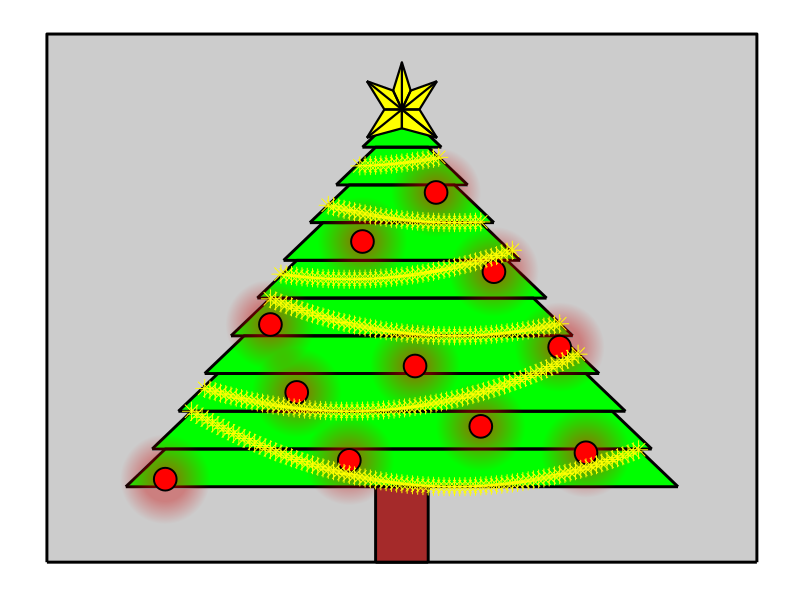

Recreate this plot in R.
library(ggplot2)
library(dplyr)

n <- 10

x <- c()
y <- c()
id <- c()
index <- 1
decoration_radius <- 20
decoration_thick <- 0.01

# CREATING CHRISTMAS TREE COORDS

for(i in 0:(n-1)) {
  x[index] <- -(n-i+0.5)
  x[index + 1] <- -(n-i-1)
  x[index + 2] <- n-i-1
  x[index + 3] <- n-i+0.5
  x[index + 4] <- -(n-i+0.5)
  x[index + 5] <- n-i+0.5
  y[index] <- i-1
  y[index + 1] <- i
  y[index + 2] <- i
  y[index + 3] <- i-1
  y[index + 4] <- i-1
  y[index + 5] <- i-1
  id[index:(index+3)] <- i
  id[(index+4):(index+5)] <- (i+1)*100
  index <- index + 6
}

# CREATING DECORATIONS

x_dec_1 <- seq(-8,9,by = 0.2)
y_dec_1 <- (abs(x_dec_1-2)**2)/50-1
group_1 <- rep(1, length.out = length(x_dec_1))
x_dec_2 <- seq(-7.5,6.7,by = 0.2)
y_dec_2 <- (abs(x_dec_2+2)**2)/50+1
group_2 <- rep(2, length.out = length(x_dec_2))
x_dec_3 <- seq(-5,6,by = 0.2)
y_dec_3 <- (abs(x_dec_3-2)**2)/50+3
group_3 <- rep(3, length.out = length(x_dec_3))
x_dec_4 <- seq(-4.6,4.2,by = 0.2)
y_dec_4 <- (abs(x_dec_4+2)**2)/50+4.5
group_4 <- rep(4, length.out = length(x_dec_4))
x_dec_5 <- seq(-2.8,3,by = 0.2)
y_dec_5 <- (abs(x_dec_5-2)**2)/50+6
group_5 <- rep(5, length.out = length(x_dec_5))
x_dec_6 <- seq(-1.6,1.4,by = 0.2)
y_dec_6 <- (abs(x_dec_6+2)**2)/50+7.5
group_6 <- rep(6, length.out = length(x_dec_6))


points <- data.frame(x = x, y = y, id = id)
bottom_points <- data.frame(x = c(-1,-1,1,1,-1,1), y = c(-3,-1,-1,-3,-3,-3), id = c(rep(1000,4),1001,1001))
decoration_points <- data.frame(x = c(x_dec_1, x_dec_2, x_dec_3, x_dec_4, x_dec_5, x_dec_6), 
                                y = c(y_dec_1, y_dec_2, y_dec_3, y_dec_4, y_dec_5, y_dec_6))


plot_limits_x <- c()
plot_limits_y <- c()
plot_limits_id <- c()
plot_limits_x[1] <- min(points$x) - 3
plot_limits_x[2] <- min(points$x) - 3
plot_limits_x[3] <- max(points$x) + 3
plot_limits_x[4] <- max(points$x) + 3
plot_limits_x[5] <- min(points$x) - 3
plot_limits_x[6] <- max(points$x) + 3

plot_limits_y[1] <- min(bottom_points$y)
plot_limits_y[2] <- max(points$y) + 2
plot_limits_y[3] <- max(points$y) + 2
plot_limits_y[4] <- min(bottom_points$y)
plot_limits_y[5] <- min(bottom_points$y)
plot_limits_y[6] <- min(bottom_points$y)

plot_limits_id[1:4] <- 1
plot_limits_id[5:6] <- 2

plot_limits <- data.frame(x = plot_limits_x, y = plot_limits_y, id = plot_limits_id)

# DRAW TREE

p <- ggplot() +
  geom_polygon(data = plot_limits, aes(x = x, y = y, group = id), inherit.aes = FALSE, fill = "black", alpha = 0.2) +
  geom_line(data = plot_limits, aes(x = x, y = y, group = id), inherit.aes = FALSE, size = 1) +
  geom_polygon(data = points, aes(x = x, y = y, group = id), fill = "green") +
  geom_line(data = points, aes(x = x, y = y, group = id),size = 1) +
  geom_polygon(data = bottom_points, aes(x = x, y = y, group = id),size = 1, inherit.aes = FALSE, fill = "brown") +
  geom_line(data = bottom_points, aes(x = x, y = y, group = id),size = 1, inherit.aes = FALSE) +
  theme_bw() +
  theme(panel.grid.major = element_blank(),
        panel.grid.minor = element_blank(),
        panel.border = element_blank(), 
        axis.line = element_blank(),
        axis.text = element_blank(),
        axis.title = element_blank(),
        axis.ticks = element_blank()) 



x_p <- c(7,-2,-9,-4,3,-1.5,6,0.5,-5,3.5,1.3)
y_p <- c(-0.1,-0.3,-0.8,1.5,0.6,5.5,2.7,2.2,3.3,4.7,6.8)
single_decorations_points <- data.frame(x = x_p, y = y_p)

for(i in seq(1,30, by = 0.2)) {
   p <- p + geom_point(data = single_decorations_points, aes(x = x, y = y), colour = "red", size = i, shape = 16, alpha = 0.0025) 
}

p <- p + geom_point(data = single_decorations_points, aes(x = x, y = y), shape = 21, stroke = 1, colour = "black", size = 7, fill = "red") 
p <- p + geom_point(data = decoration_points, aes(x = x, y = y), shape = 8, size = 4, color = "yellow")


star_point_x <- 0
star_point_y <- 9
x_tmp <- c(2,1,0,2,0,0,2,0,2,0.5,0,2,1,0,2,0)
y_tmp <- c(1.5,0,0,1.5,1,0,1.5,0,-1.5,-1,0,-1.5,0,0,-1.5,0)
id_tmp <- c(1,1,1,2,2,2,3,3,4,4,4,5,5,5,6,6)
star_points <- data.frame(x = star_point_x-c(x_tmp,-x_tmp,0,-2,0.5,0,-0.5,0.5,0,-0.5,0,0)/1.5,
                          y = star_point_y-c(y_tmp,y_tmp,1,1.5,-1,-2.5,-1,-1,0,-1,-2.5,0)/2,
                          id = c(id_tmp,-id_tmp,7,7,8,8,8,9,9,9,10,10))

p <- p +
  geom_polygon(data = star_points, aes(x = x, y = y, group = id), fill = "yellow") +
  geom_line(data = star_points, aes(x = x, y = y, group = id),size=0.75) 

p
